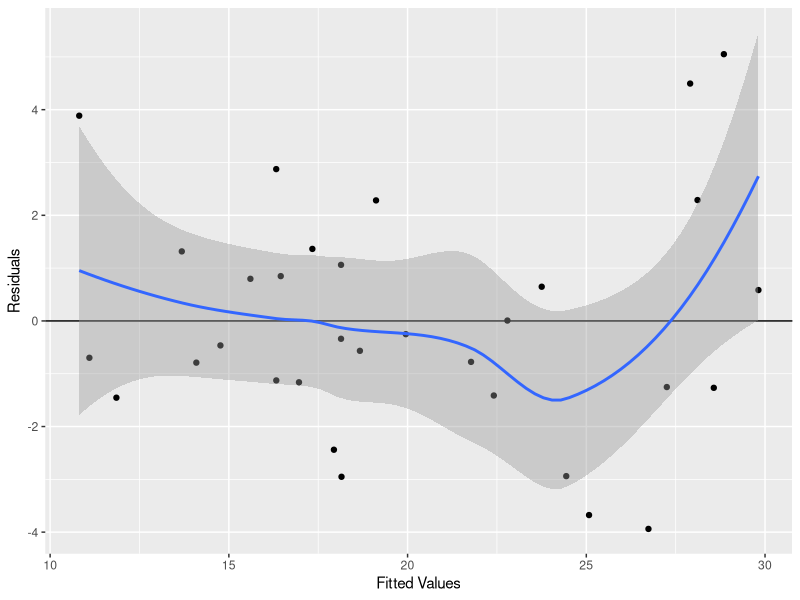
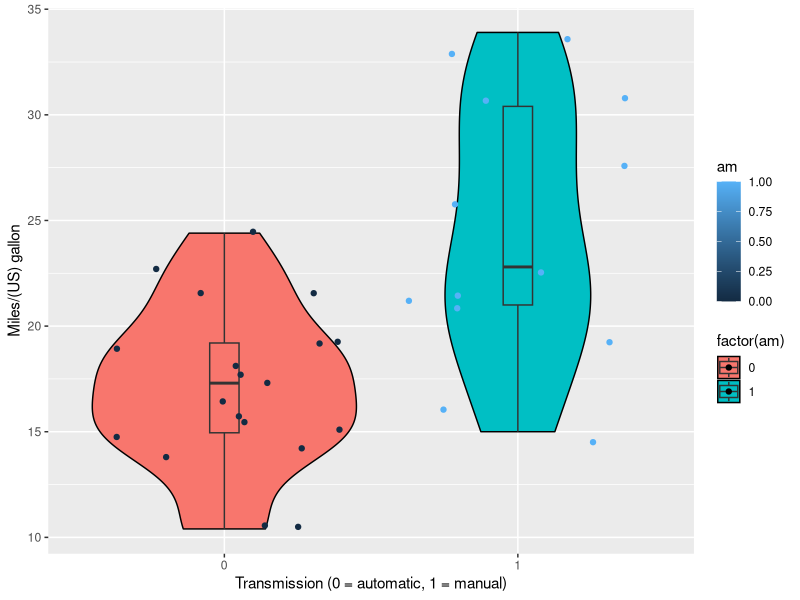

Source code (R) for these figures, in order: (Note: this script raises an error after producing the figures.)
## ---- chunk 1
library(GGally)
library(ggplot2)
library(car)
library(MASS)
data(mtcars)
head(mtcars)
fit <- lm(mpg ~ factor(am), data = mtcars)
summary(fit)$coef
## ---- chunk 2
model <- lm(mpg ~ factor(cyl) + disp + hp + drat + wt + qsec + factor(vs) + factor(am) + factor(gear) + factor(carb), data = mtcars)
vif(model)[,3]
## ---- chunk 3
model <- lm(mpg ~ factor(cyl) + disp + hp + drat + wt + qsec + factor(vs) + factor(am) + factor(gear) + factor(carb), data = mtcars)
bestModel <- stepAIC(model, direction = "both")

## ---- chunk 4
summary(bestModel)
## ---- chunk 5
fit1 <- lm(mpg ~ factor(am), data = mtcars)
fit2 <- lm(mpg ~ factor(cyl) + hp + wt + factor(am), data = mtcars)
fit3 <- lm(mpg ~ factor(cyl) + hp + drat + wt + qsec + factor(vs) + factor(am) + factor(gear) + factor(carb), data = mtcars)
fit4 <- lm(mpg ~ factor(cyl) + disp + hp + drat + wt + qsec + factor(vs) + factor(am) + factor(gear) + factor(carb), data = mtcars)
anova(fit1, fit2, fit3, fit4)
## ---- chunk 6
summary(fit2)
## ---- chunk 7
residFitPlot <- ggplot(data.frame(x = fit2$fitted.values, y = resid(fit2)), aes(x = x, y = y)) +
  geom_point() + geom_hline(yintercept=0)+geom_smooth(method = "loess") +
  xlab("Fitted Values") + ylab("Residuals")  
   
residFitPlot 
## ---- chunk 8
g = ggplot(data = mtcars, aes(y = mpg, x = factor(am), fill = factor(am)))
g = g + geom_violin(colour = "black", line = "dotted")
g = g + geom_boxplot(width = 0.1)
g = g + xlab("Transmission (0 = automatic, 1 = manual)") + ylab("Miles/(US) gallon")
g = g + geom_jitter(height = 0.5, aes(colour = am))
g
## ---- chunk 9
pairs = ggpairs(mtcars,  axisLabels = "none", lower = list(continuous ="smooth" ), upper=list(params=list(size=3)), params = c(method = "loess"))
pairs
